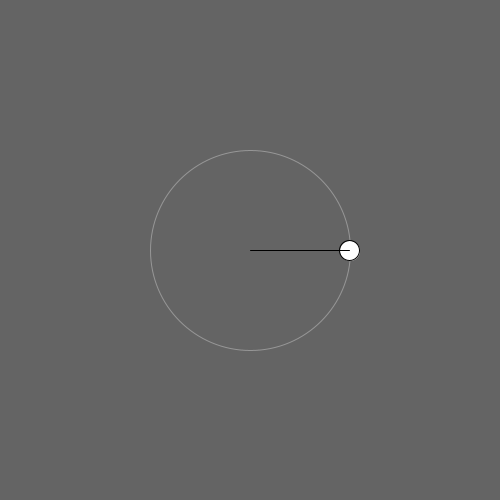
Frame 1 (no input)
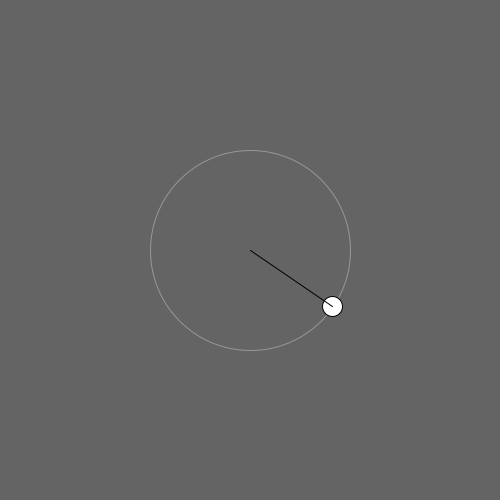
Frame 60 (the mouse pressed at the canvas centre just before this capture)
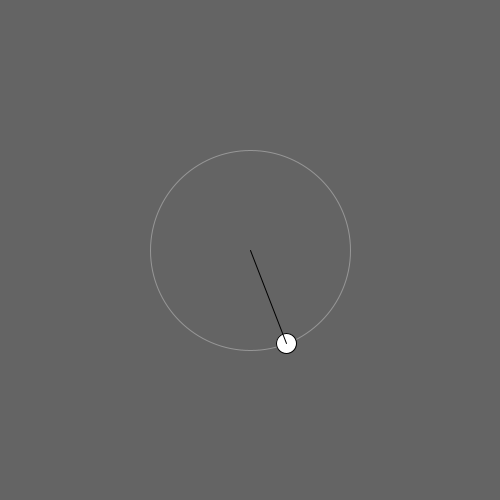
Frame 120 (the mouse held since frame 60 and released just before this capture)

The Processing sketch that drew these frames (run headless with seeded random() and noise(); from frame 60 on, the mouse is pressed at the canvas centre):

// Processing sketch: animate_along_circle_sinCos
// ── animate_along_circle_sinCos.pde
float radius = 100;
float angle = 0;

void setup() {
  size(500, 500);
  smooth();
}

void draw() {
  background(100);
  translate(width/2, height/2);

  angle += 0.01; //we increment angle value

  // sin returns a number btwn -1 and 1, we can multiply that by the radius
  // so we're basically mapping (-1 to 1) to (-radius to radius)
  float x = cos(angle) * radius; 
  float y = sin(angle) * radius;

  println(cos(angle)); //look at the values

  //draw a reference circle
  noFill();
  stroke(150);
  ellipse(0,0,radius*2, radius*2); 

  //draw our sattelite and line to center
  fill(255);
  stroke(0);
  ellipse (x, y, 20, 20); 
  line(x,y,0,0); 

}
